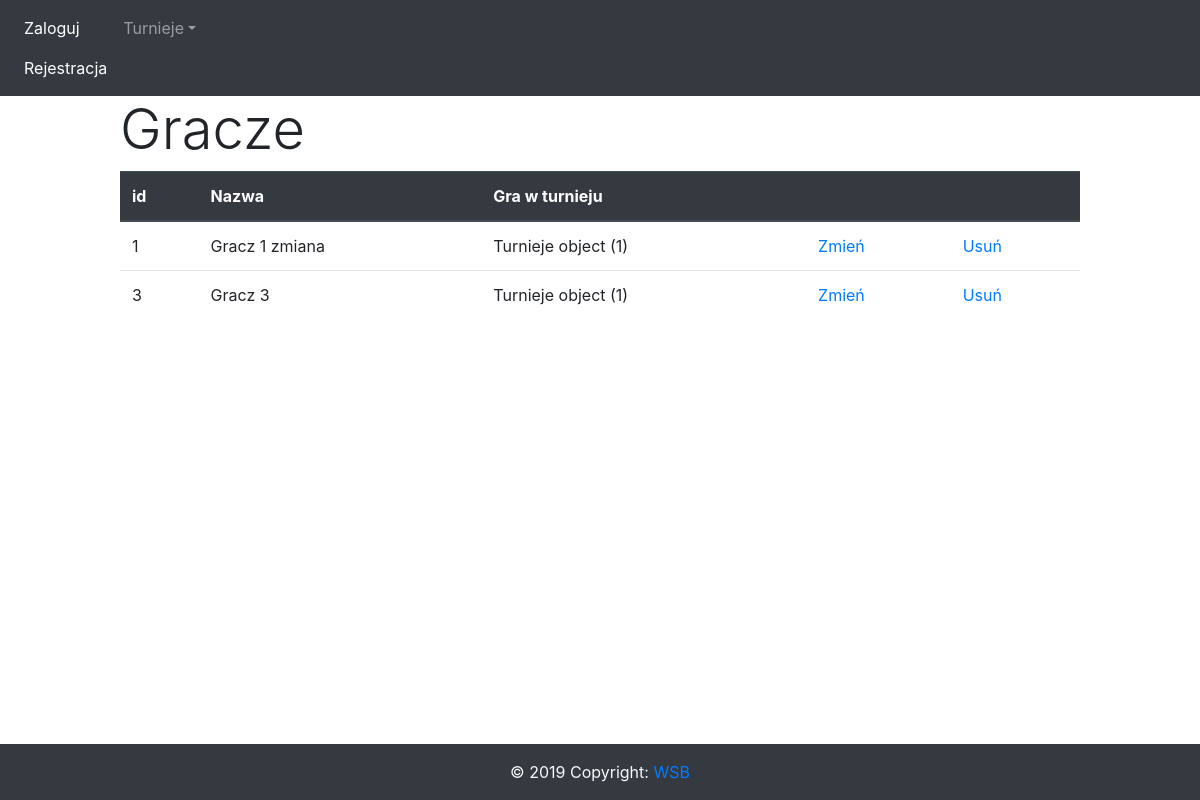
The page /turniej_app/lista_graczy on the database its author committed.
### turniej_app/models/gracze_model.py (models this page shows, shortened)
class Gracze(models.Model):
    id = models.AutoField(primary_key=True)
    nazwa = models.CharField(max_length=50)
    turniej = models.ForeignKey(Turnieje, blank=True, null=True, on_delete=models.DO_NOTHING)

### turniej_app/models/turnieje_model.py (models this page shows, shortened)
class Turnieje(models.Model):
    id = models.AutoField(primary_key=True)
    nazwa = models.CharField(max_length=50)
    czas_rozpoczecia = models.DateTimeField()
    max_graczy = models.IntegerField()

### turniej_app/views/graczes_view.py (the view)
# urls.py: path('lista_graczy', ListaGraczyView.as_view(), name='lista_graczy'),
class ListaGraczyView(ListView):
    model = Gracze

### turniej_app/templates/turniej_app/gracze_list.html
{% extends 'turniej_app/scheleton.html' %}
{% block content %}
    <h3 class="display-4">Gracze</h3>
    <table class="table">
        <thead class="thead-dark">
            <tr>
                <th>id</th>
                <th>Nazwa</th>
                <th>Gra w turnieju</th>
                <th></th>
                <th></th>
            </tr>
        </thead>
        <tbody>
            {% for pos in object_list %}
                <tr>
                    <td>{{pos.id}}</td>
                    <td>{{pos.nazwa}}</td>
                    <td>{{pos.turniej}}</td>
                    <td><a href="{%url 'update_gracz' pos.id%}">Zmień</a>
                    <td><a href="{%url 'delete_gracz' pos.id%}" >Usuń</a>
                </tr>
            {% endfor %}
        </tbody>
    </table>
{% endblock %}

### rows shown on the page
Gracze: id "1", nazwa "Gracz 1 zmiana", turniej "Turnieje object (1)"
Gracze: id "3", nazwa "Gracz 3", turniej "Turnieje object (1)"
